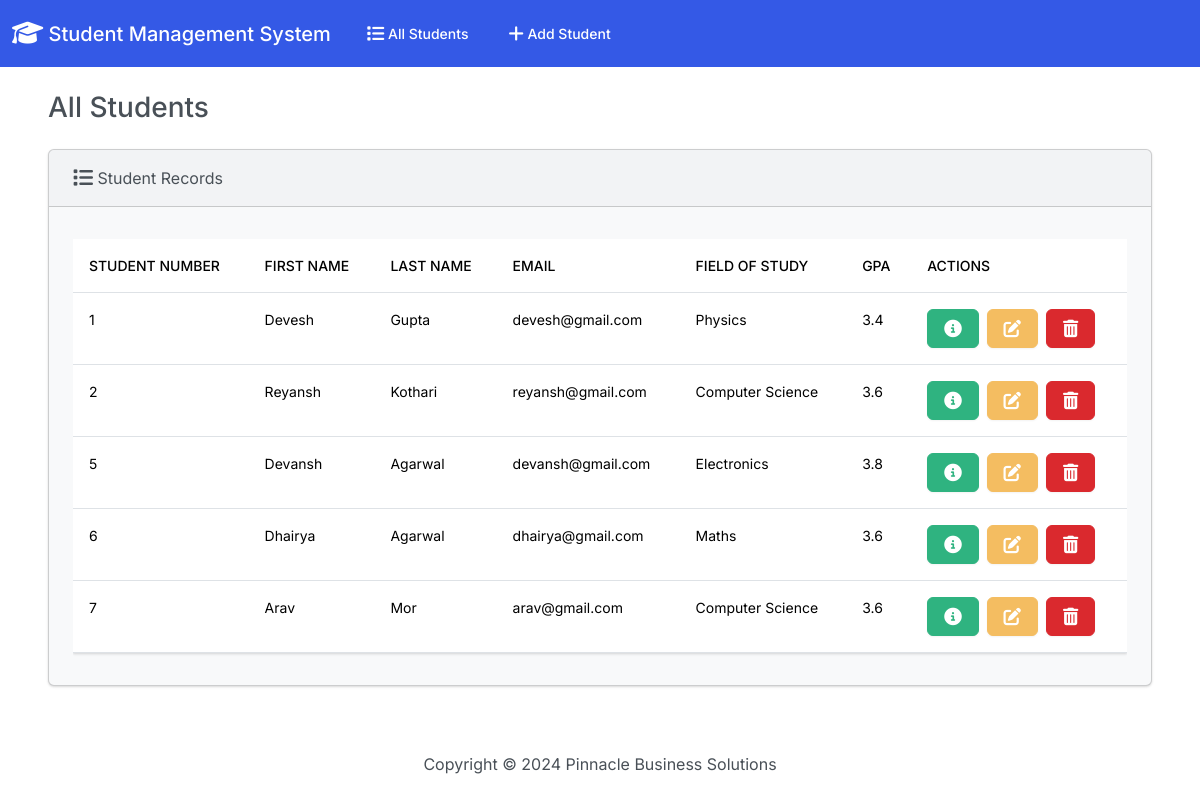
The page / on the database its author committed.
### students/models.py (models this page shows, shortened)
class Student(models.Model):
    student_number = models.PositiveIntegerField()
    first_name = models.CharField(max_length=50)
    last_name = models.CharField(max_length=50)
    email = models.EmailField(max_length=100)
    field_of_study = models.CharField(max_length=50)
    gpa = models.FloatField()

### students/views.py (the view)
# urls.py: path('', views.index, name='index'),
def index(request):
    return render(request, 'students/index.html', {
        'students': Student.objects.all()
    })

### students/templates/students/index.html (shortened to what this page needs)
{% extends "students/base.html" %}
{%block body%}
    <div class='container-fluid'>
      <h3 class='m-4'>All Students</h3>
      <div class ='row'>
        <div class ='col-12'>
            {%if students %}
            <div class="card bg-light ms-4 me-4 mb-4">
                <div class="card-header"><i class="fa-solid fa-list fa-lg"></i> Student Records</div>
                <div class="card-body">
                  <div class = 'table-responsive'>
                    <table class="table table-hover">
                        <thead>
                          <tr>
                            <th scope="col">Student Number</th>
                            <th scope="col">First Name</th>
                            <th scope="col">Last Name</th>
                            <th scope="col">Email</th>
                            <th scope="col">Field of Study</th>
                            <th scope="col">GPA</th>
                            <th scope="col">Actions</th>
                          </tr>
                        </thead>
                        <tbody>
                            {% for student in students %}
                            <tr>
                            <td>{{student.student_number}}</td>
                            <td>{{student.first_name}}</td>
                            <td>{{student.last_name}}</td>
                            <td>{{student.email}}</td>
                            <td>{{student.field_of_study}}</td>
                            <td>{{student.gpa}}</td>
                            <td>
                                <button type='button' class = 'btn btn-success me-1' href="url 'view_student' student.id" data-bs-toggle='modal' data-bs-target='#myModal{{student.id}}' >
                                  </button>
                            <a class='btn btn-warning me-1' href="{%url 'edit' student.id%}"></a>
                            <button type='button' class='btn btn-danger' data-bs-toggle='modal' data-bs-target='#delete{{student.id}}'></button>
                          </td>
                            </tr>
                          {% endfor%}
                        </tbody>
                      </table>
                  </div>
                </div>
              </div>
        </div>
            {%else%}
                <h5 class='alert alert-primary ms-4 me-4'>No Student Records</h5>
            {%endif%}
      </div>
    </div>
{% endblock%}

### students/templates/students/base.html (shortened to what this page needs)
{% load static %}
<!DOCTYPE html>
<html lang="en">
<head>
    <link rel="stylesheet" href="https://cdnjs.cloudflare.com/ajax/libs/font-awesome/6.5.1/css/all.min.css"  />
    <link rel="stylesheet" href="{% static 'css/bootstrap.min.css' %}">
    <body class='d-flex flex-column min-vh-100'>
        <nav class="navbar navbar-expand-lg bg-primary" >
            <div class="container-fluid">
             <a style="color:white;" class="navbar-brand" href="{%url 'index'%}"><i class="fa-solid fa-graduation-cap fa-lg"></i> Student Management System</a>
            <div class="collapse navbar-collapse" id="navbarColor01">
            <ul class="navbar-nav me-auto">
              <li class="nav-item">
                <a style="color:white;" class="nav-link" href="{% url 'index'%}"> All Students</a>
              </li>
              <li class="nav-item">
                <a style="color:white;" class="nav-link" href="{%url 'add'%}"> Add Student</a>
              </li>
            </ul>
            </div>
            </div>
        </nav>
    <div class='container-fluid'>
    {% block body%}
    {% endblock %}
    </div>
    <footer class='mt-auto mb-4'>
        <div class = 'text-center'>
            <span>Copyright &copy; <script>document.write(new Date().getFullYear())</script> Pinnacle Business Solutions</span>
        </div>
    </footer>
    </body>
</head>
</html>

### rows shown on the page
Student: student_number "1", first_name "Devesh", last_name "Gupta", email "devesh@gmail.com", field_of_study "Physics", gpa "3.4"
Student: student_number "2", first_name "Reyansh", last_name "Kothari", email "reyansh@gmail.com", field_of_study "Computer Science", gpa "3.6"
Student: student_number "5", first_name "Devansh", last_name "Agarwal", email "devansh@gmail.com", field_of_study "Electronics", gpa "3.8"
Student: student_number "6", first_name "Dhairya", last_name "Agarwal", email "dhairya@gmail.com", field_of_study "Maths", gpa "3.6"
Student: student_number "7", first_name "Arav", last_name "Mor", email "arav@gmail.com", field_of_study "Computer Science", gpa "3.6"
